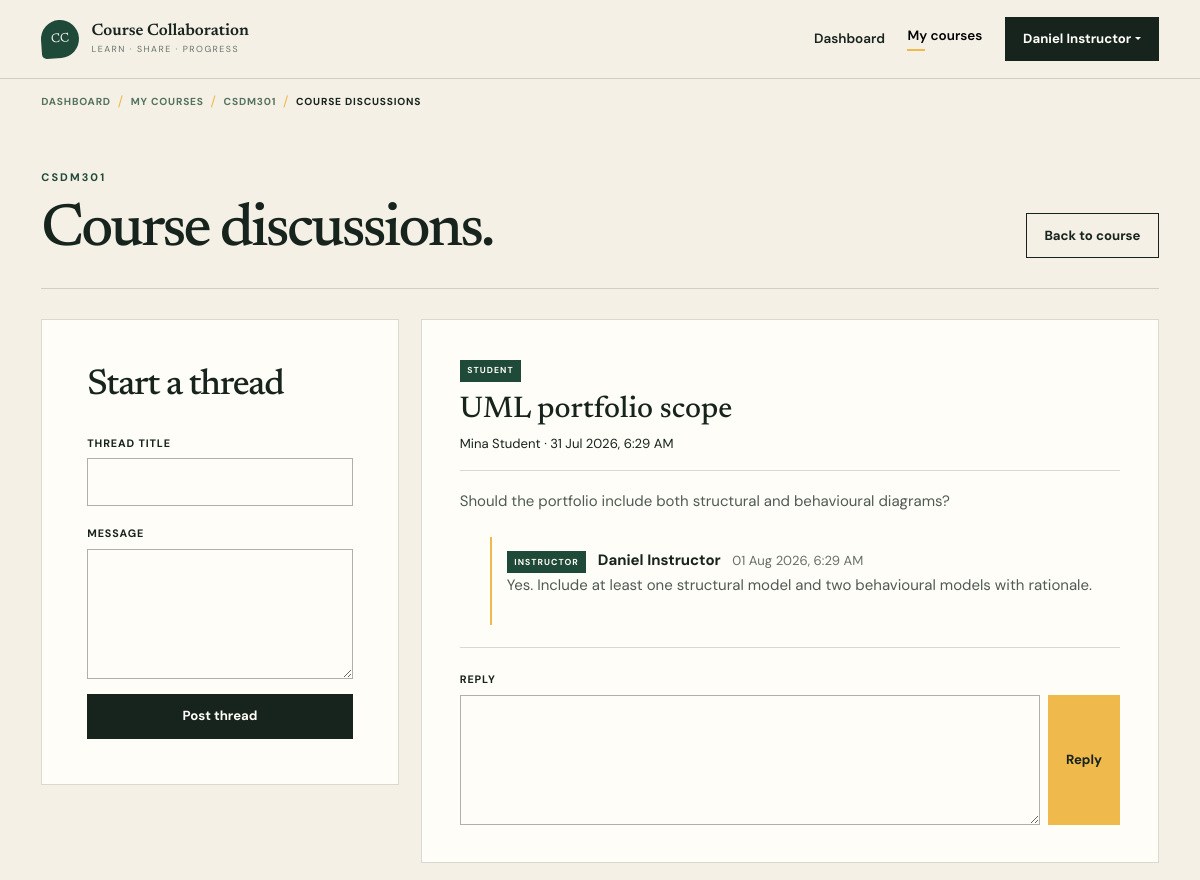
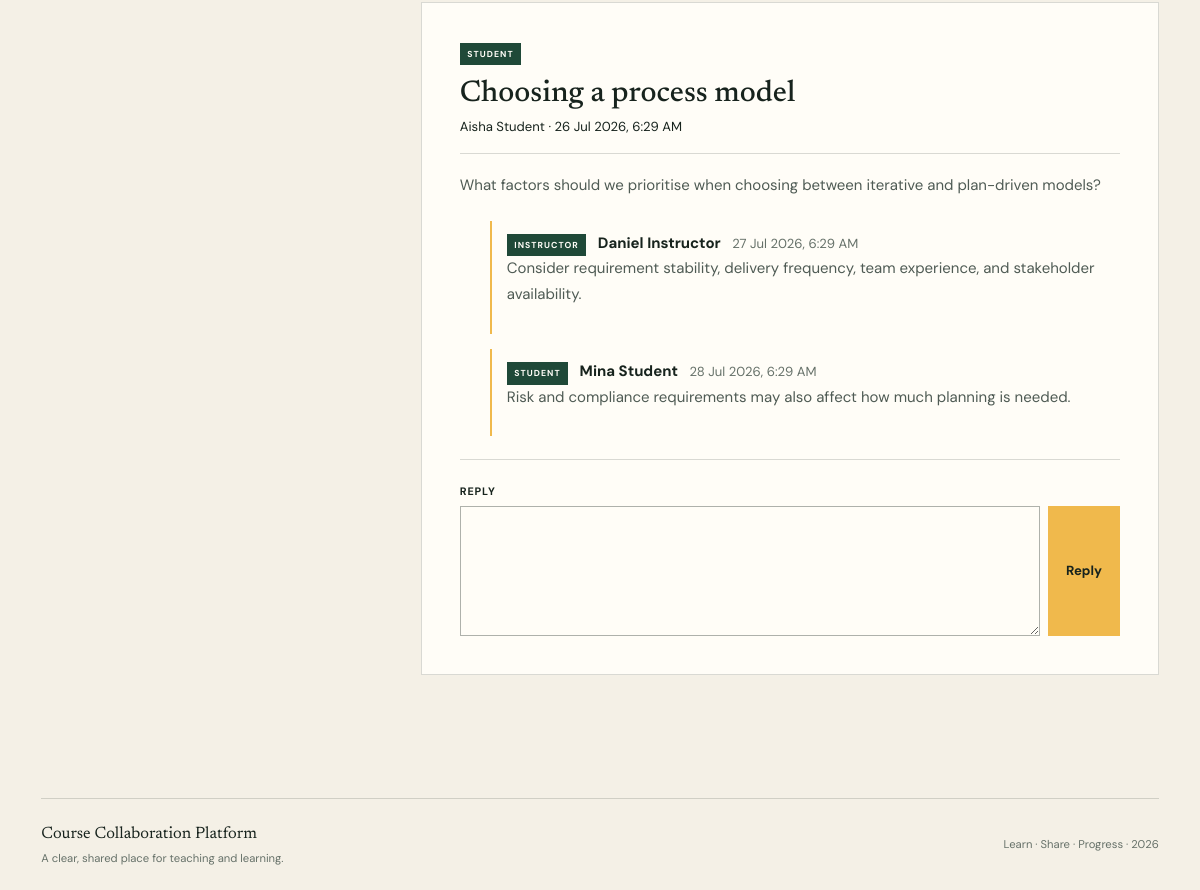
The page /discussions.php?course_id=1 (signed in) on the database as committed earlier (2 pictures, top to bottom).
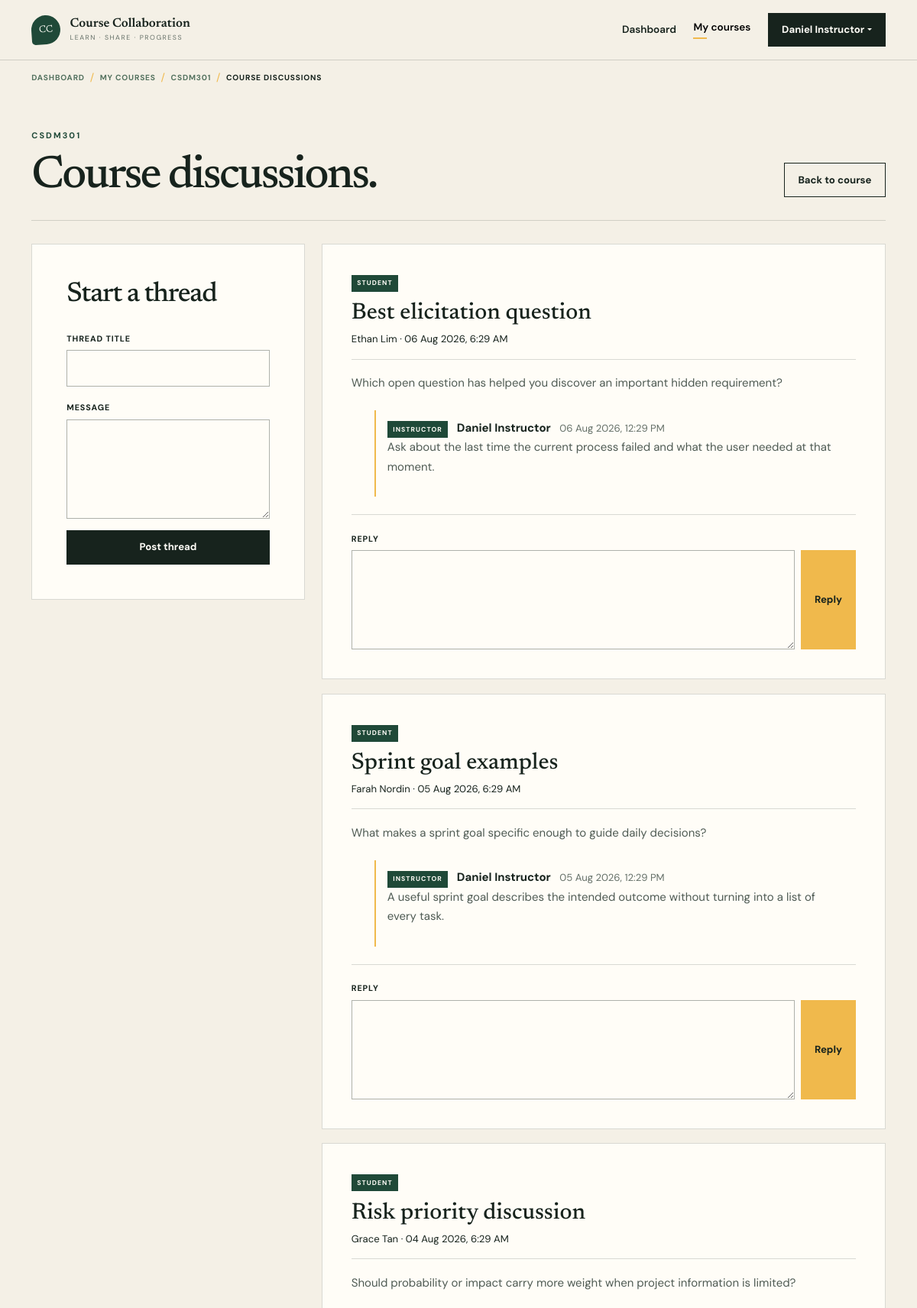
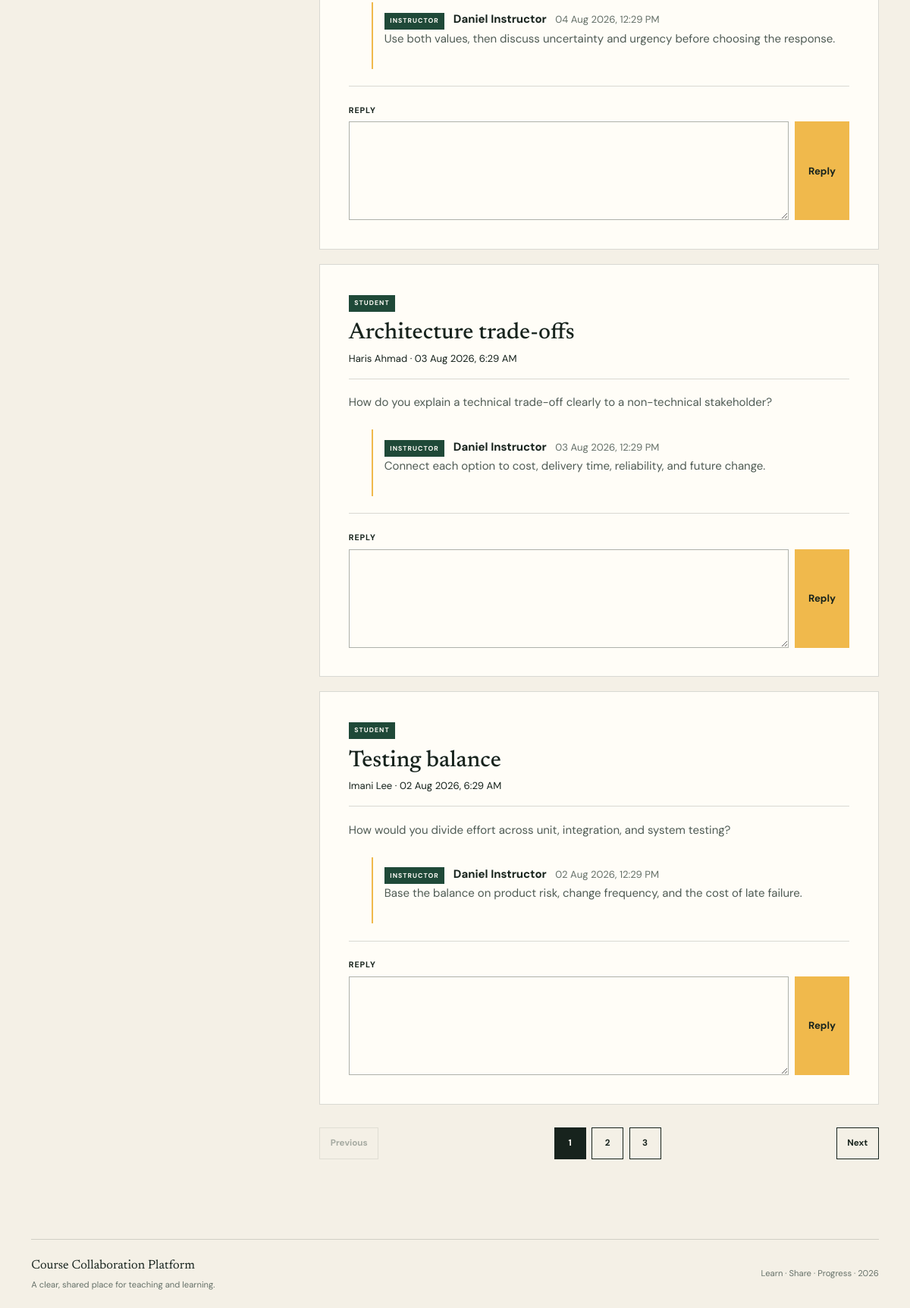
The same page on the database as committed later (2 pictures, top to bottom).
### tables this page shows
CREATE TABLE discussion_threads (
    id BIGINT UNSIGNED AUTO_INCREMENT PRIMARY KEY,
    course_id BIGINT UNSIGNED NOT NULL,
    author_id BIGINT UNSIGNED NOT NULL,
    title VARCHAR(180) NOT NULL,
    content TEXT NOT NULL,
    created_at TIMESTAMP NOT NULL DEFAULT CURRENT_TIMESTAMP,
    updated_at TIMESTAMP NOT NULL DEFAULT CURRENT_TIMESTAMP ON UPDATE CURRENT_TIMESTAMP,
    KEY idx_threads_course_date (course_id, created_at),
    KEY idx_threads_author (author_id),
    CONSTRAINT fk_threads_course
        FOREIGN KEY (course_id) REFERENCES courses(id)
        ON UPDATE CASCADE ON DELETE CASCADE,
    CONSTRAINT fk_threads_author
        FOREIGN KEY (author_id) REFERENCES users(id)
        ON UPDATE CASCADE ON DELETE RESTRICT
);

CREATE TABLE users (
    id BIGINT UNSIGNED AUTO_INCREMENT PRIMARY KEY,
    full_name VARCHAR(120) NOT NULL,
    email VARCHAR(190) NOT NULL,
    password_hash VARCHAR(255) NOT NULL,
    role ENUM('student', 'instructor') NOT NULL DEFAULT 'student',
    is_active TINYINT(1) NOT NULL DEFAULT 1,
    created_at TIMESTAMP NOT NULL DEFAULT CURRENT_TIMESTAMP,
    updated_at TIMESTAMP NOT NULL DEFAULT CURRENT_TIMESTAMP ON UPDATE CURRENT_TIMESTAMP,
    UNIQUE KEY uq_users_email (email),
    KEY idx_users_role (role)
);

CREATE TABLE discussion_replies (
    id BIGINT UNSIGNED AUTO_INCREMENT PRIMARY KEY,
    thread_id BIGINT UNSIGNED NOT NULL,
    author_id BIGINT UNSIGNED NOT NULL,
    content TEXT NOT NULL,
    created_at TIMESTAMP NOT NULL DEFAULT CURRENT_TIMESTAMP,
    updated_at TIMESTAMP NOT NULL DEFAULT CURRENT_TIMESTAMP ON UPDATE CURRENT_TIMESTAMP,
    KEY idx_replies_thread_date (thread_id, created_at),
    KEY idx_replies_author (author_id),
    CONSTRAINT fk_replies_thread
        FOREIGN KEY (thread_id) REFERENCES discussion_threads(id)
        ON UPDATE CASCADE ON DELETE CASCADE,
    CONSTRAINT fk_replies_author
        FOREIGN KEY (author_id) REFERENCES users(id)
        ON UPDATE CASCADE ON DELETE RESTRICT
);

### config/app.php (called while the page is built, shortened)
<?php
function url(string $path = ''): string
{
    return BASE_URL . ($path !== '' ? '/' . ltrim($path, '/') : '');
}
function e(?string $value): string
{
    return htmlspecialchars($value ?? '', ENT_QUOTES | ENT_SUBSTITUTE, 'UTF-8');
}

### includes/auth.php (called while the page is built, shortened)
<?php
require_once __DIR__ . '/../config/app.php';
require_once __DIR__ . '/../config/database.php';
function current_user(): ?array
{
    return isset($_SESSION['user']) && is_array($_SESSION['user']) ? $_SESSION['user'] : null;
}
function positive_id(mixed $value): ?int
{
    $validated = filter_var($value, FILTER_VALIDATE_INT, ['options' => ['min_range' => 1]]);
    return $validated === false ? null : (int) $validated;
}
function dashboard_path(array $user): string
{
    return ($user['role'] ?? '') === 'instructor' ? 'instructor/dashboard.php' : 'student/dashboard.php';
}
function format_datetime(?string $value, string $fallback = 'Not available'): string
{
    $timestamp = strtotime($value);
    return $timestamp === false ? $fallback : date('d M Y, g:i A', $timestamp);
}

### config/database.php (called while the page is built, shortened)
<?php
function database(): PDO
{
    static $connection = null;
    if ($connection instanceof PDO) {
        return $connection;
    }
    $host = getenv('DB_HOST') ?: '127.0.0.1';
    $port = getenv('DB_PORT') ?: '3306';
    $name = getenv('DB_NAME') ?: 'course_collaboration';
    $username = getenv('DB_USER') ?: 'root';
    $password = getenv('DB_PASS') ?: '';
    $dsn = "mysql:host={$host};port={$port};dbname={$name};charset=utf8mb4";
    try {
        $connection = new PDO($dsn, $username, $password, [
            PDO::ATTR_ERRMODE => PDO::ERRMODE_EXCEPTION,
            PDO::ATTR_DEFAULT_FETCH_MODE => PDO::FETCH_ASSOC,
            PDO::ATTR_EMULATE_PREPARES => false,
        ]);
    } catch (PDOException $exception) {
        error_log('Database connection failed: ' . $exception->getMessage());
        throw new RuntimeException('Unable to connect to the database. Check the application configuration.');
    }
    return $connection;
}

### discussions.php (the view, shortened to what the changed rows need)
<?php
require_once __DIR__ . '/includes/auth.php';
$user = require_login();
$courseId = positive_id($_GET['course_id'] ?? $_POST['course_id'] ?? null)
    ?? not_found('Invalid course ID.');
$page = positive_id($_GET['page'] ?? $_POST['page'] ?? null) ?? 1;
$threadsPerPage = 5;
$courseStatement = database()->prepare(
    'SELECT c.*, u.full_name AS instructor_name
     FROM courses c
     JOIN users u ON u.id = c.instructor_id
     WHERE c.id = :course'
);
$courseStatement->execute(['course' => $courseId]);
$course = $courseStatement->fetch() ?: not_found('Course not found.');
$countStatement = database()->prepare(
    'SELECT COUNT(*)
     FROM discussion_threads
     WHERE course_id = :course'
);
$countStatement->execute(['course' => $courseId]);
$totalThreads = (int) $countStatement->fetchColumn();
$totalPages = max(1, (int) ceil($totalThreads / $threadsPerPage));
$page = min($page, $totalPages);
$offset = ($page - 1) * $threadsPerPage;
$threadStatement = database()->prepare(
    'SELECT t.*, u.full_name AS author_name, u.role AS author_role
     FROM discussion_threads t
     JOIN users u ON u.id = t.author_id
     WHERE t.course_id = :course
     ORDER BY t.created_at DESC, t.id DESC
     LIMIT :limit OFFSET :offset'
);
$threadStatement->bindValue(':course', $courseId, PDO::PARAM_INT);
$threadStatement->bindValue(':limit', $threadsPerPage, PDO::PARAM_INT);
$threadStatement->bindValue(':offset', $offset, PDO::PARAM_INT);
$threadStatement->execute();
$threads = $threadStatement->fetchAll();
$replyStatement = database()->prepare(
    'SELECT r.*, u.full_name AS author_name, u.role AS author_role
     FROM discussion_replies r
     JOIN users u ON u.id = r.author_id
     WHERE r.thread_id = :thread
     ORDER BY r.created_at'
);
foreach ($threads as &$thread) {
    $replyStatement->execute(['thread' => $thread['id']]);
    $thread['replies'] = $replyStatement->fetchAll();
}
$coursePath = $user['role'] === 'student' ? 'student' : 'instructor';
$courseBreadcrumb = [
    'label' => $course['course_code'],
    'url' => url($coursePath . '/course.php?id=' . $courseId),
];
$pageTitle = 'Course discussions';
$activePage = $user['role'] === 'student' ? 'my-courses' : 'instructor-courses';
require __DIR__ . '/includes/header.php';
?>
<section class="app-shell">
    <div class="container">
        <div class="page-heading">
            <div>
                <h1>Course discussions.</h1>
            </div>
        </div>
        <div class="row g-4">
            <div class="col-lg-4">
                <div class="content-panel sticky-lg-top app-sticky">
                    <h2 class="form-title">Start a thread</h2>
                </div>
            </div>
            <div class="col-lg-8">
                <?php if ($threads === []): ?>
                    <div class="content-panel empty-state">
                        <h3>No discussions yet</h3>
                        <p>Start the first course conversation.</p>
                    </div>
                <?php else: ?>
                    <?php foreach ($threads as $thread): ?>
                        <article class="discussion-thread" id="thread-<?= $thread['id'] ?>">
                            <header>
                                <span class="role-chip"><?= e($thread['author_role']) ?></span>
                                <h2><?= e($thread['title']) ?></h2>
                                <small>
                                    <?= e($thread['author_name']) ?>
                                    &middot;
                                    <?= e(format_datetime($thread['created_at'])) ?>
                                </small>
                            </header>
                            <p><?= nl2br(e($thread['content'])) ?></p>
                            <div class="reply-list">
                                <?php foreach ($thread['replies'] as $reply): ?>
                                    <div class="reply">
                                        <span class="role-chip"><?= e($reply['author_role']) ?></span>
                                        <strong><?= e($reply['author_name']) ?></strong>
                                        <small><?= e(format_datetime($reply['created_at'])) ?></small>
                                        <p><?= nl2br(e($reply['content'])) ?></p>
                                    </div>
                                <?php endforeach; ?>
                            </div>
                            <form method="post" class="reply-form">
                                <label class="form-label" for="reply-<?= $thread['id'] ?>">Reply</label>
                                <div class="d-flex gap-2">
                                    <textarea
                                        class="form-control"
                                        id="reply-<?= $thread['id'] ?>"
                                        name="content"
                                        rows="2"
                                        required
                                    ></textarea>
                                    <button class="btn btn-sun" type="submit">Reply</button>
                                </div>
                            </form>
                        </article>
                    <?php endforeach; ?>
                    <?php
                    $paginationPage = $page;
                    $paginationTotalPages = $totalPages;
                    $paginationPath = 'discussions.php';
                    $paginationParameters = ['course_id' => $courseId];
                    $paginationLabel = 'Discussion pages';
                    require __DIR__ . '/includes/pagination.php';
                    ?>
                <?php endif; ?>
            </div>
        </div>
    </div>
</section>
<?php require __DIR__ . '/includes/footer.php'; ?>

### includes/header.php (shortened to what the changed rows need)
<?php
require_once __DIR__ . '/auth.php';
$pageTitle = $pageTitle ?? 'Learn together';
$activePage = $activePage ?? 'home';
$authenticatedUser = current_user();
$breadcrumbSections = [
    'browse-courses' => ['label' => 'Browse courses', 'url' => url('student/courses.php')],
    'my-courses' => ['label' => 'My courses', 'url' => url('student/enrolled.php')],
    'instructor-courses' => ['label' => 'My courses', 'url' => url('instructor/courses.php')],
];
$courseBreadcrumb = $courseBreadcrumb ?? null;
$breadcrumbs = [];
if ($activePage !== 'home') {
    $isDashboard = in_array($activePage, ['student-dashboard', 'instructor-dashboard'], true);
    if ($authenticatedUser !== null) {
        $breadcrumbs[] = [
            'label' => 'Dashboard',
            'url' => $isDashboard ? null : url(dashboard_path($authenticatedUser)),
        ];
    } else {
        $breadcrumbs[] = ['label' => 'Home', 'url' => url()];
    }
    if (!$isDashboard) {
        $section = $breadcrumbSections[$activePage] ?? null;
        if ($section !== null && $section['label'] !== $pageTitle) {
            $breadcrumbs[] = $section;
        }
        if (
            is_array($courseBreadcrumb)
            && isset($courseBreadcrumb['label'], $courseBreadcrumb['url'])
            && $courseBreadcrumb['label'] !== $pageTitle
        ) {
            $breadcrumbs[] = $courseBreadcrumb;
        }
        $breadcrumbs[] = ['label' => $pageTitle, 'url' => null];
    }
}
?>
<!doctype html>
<html lang="en">
<head>
    <link href="https://cdn.jsdelivr.net/npm/bootstrap@5.3.3/dist/css/bootstrap.min.css" rel="stylesheet">
    <link rel="stylesheet" href="<?= e(url('assets/css/style.css')) ?>">
</head>
<body>
<?php if ($breadcrumbs !== []): ?>
    <nav class="breadcrumb-bar" aria-label="Breadcrumb">
        <div class="container">
            <ol class="app-breadcrumb">
                <?php foreach ($breadcrumbs as $breadcrumb): ?>
                    <li>
                        <?php if ($breadcrumb['url'] !== null): ?>
                            <a href="<?= e($breadcrumb['url']) ?>"><?= e($breadcrumb['label']) ?></a>
                        <?php else: ?>
                            <span aria-current="page"><?= e($breadcrumb['label']) ?></span>
                        <?php endif; ?>
                    </li>
                <?php endforeach; ?>
            </ol>
        </div>
    </nav>
<?php endif; ?>
<main id="main-content">

### includes/pagination.php
<?php
if (($paginationTotalPages ?? 1) > 1):
    $pageUrl = static function (int $targetPage) use ($paginationPath, $paginationParameters): string {
        $parameters = array_merge($paginationParameters, ['page' => $targetPage]);
        return url($paginationPath . '?' . http_build_query($parameters));
    };
?>
    <nav class="discussion-pagination" aria-label="<?= e($paginationLabel) ?>">
        <?php if ($paginationPage > 1): ?>
            <a href="<?= e($pageUrl($paginationPage - 1)) ?>">Previous</a>
        <?php else: ?>
            <span class="disabled" aria-disabled="true">Previous</span>
        <?php endif; ?>
        <div class="discussion-page-numbers">
            <?php for ($pageNumber = 1; $pageNumber <= $paginationTotalPages; $pageNumber++): ?>
                <?php if ($pageNumber === $paginationPage): ?>
                    <span class="current" aria-current="page"><?= $pageNumber ?></span>
                <?php else: ?>
                    <a href="<?= e($pageUrl($pageNumber)) ?>"><?= $pageNumber ?></a>
                <?php endif; ?>
            <?php endfor; ?>
        </div>
        <?php if ($paginationPage < $paginationTotalPages): ?>
            <a href="<?= e($pageUrl($paginationPage + 1)) ?>">Next</a>
        <?php else: ?>
            <span class="disabled" aria-disabled="true">Next</span>
        <?php endif; ?>
    </nav>
<?php endif; ?>

Rows that differ between the two databases and show on the page:
no longer on this page (row unchanged): discussion_threads: author.role "STUDENT", title "UML portfolio scope", author.full_name "Mina Student", created_at "31 Jul 2026, 6:29 AM", content "Should the portfolio include both structural and behavioural diagrams?"
no longer on this page (row unchanged): discussion_replies: author.role "INSTRUCTOR", author.full_name "Daniel Instructor", created_at "01 Aug 2026, 6:29 AM", content "Yes. Include at least one structural model and two behavioural models with rationale.", shown under "STUDENT"
no longer on this page (row unchanged): discussion_threads: author.role "STUDENT", title "Choosing a process model", author.full_name "Aisha Student", created_at "26 Jul 2026, 6:29 AM", content "What factors should we prioritise when choosing between iterative and plan-driven models?"
no longer on this page (row unchanged): discussion_replies: author.role "INSTRUCTOR", author.full_name "Daniel Instructor", created_at "27 Jul 2026, 6:29 AM", content "Consider requirement stability, delivery frequency, team experience, and stakeholder availability.", shown under "STUDENT"
no longer on this page (row unchanged): discussion_replies: author.role "STUDENT", author.full_name "Mina Student", created_at "28 Jul 2026, 6:29 AM", content "Risk and compliance requirements may also affect how much planning is needed."
added discussion_threads: author.role "STUDENT", title "Best elicitation question", author.full_name "Ethan Lim", created_at "06 Aug 2026, 6:29 AM", content "Which open question has helped you discover an important hidden requirement?"
added discussion_replies: author.role "INSTRUCTOR", author.full_name "Daniel Instructor", created_at "06 Aug 2026, 12:29 PM", content "Ask about the last time the current process failed and what the user needed at that moment.", shown under "STUDENT"
added discussion_threads: author.role "STUDENT", title "Sprint goal examples", author.full_name "Farah Nordin", created_at "05 Aug 2026, 6:29 AM", content "What makes a sprint goal specific enough to guide daily decisions?"
added discussion_replies: author.role "INSTRUCTOR", author.full_name "Daniel Instructor", created_at "05 Aug 2026, 12:29 PM", content "A useful sprint goal describes the intended outcome without turning into a list of every task.", shown under "STUDENT"
added discussion_threads: author.role "STUDENT", title "Risk priority discussion", author.full_name "Grace Tan", created_at "04 Aug 2026, 6:29 AM", content "Should probability or impact carry more weight when project information is limited?"
added discussion_replies: author.role "INSTRUCTOR", author.full_name "Daniel Instructor", created_at "04 Aug 2026, 12:29 PM", content "Use both values, then discuss uncertainty and urgency before choosing the response.", shown under "STUDENT"
added discussion_threads: author.role "STUDENT", title "Architecture trade-offs", author.full_name "Haris Ahmad", created_at "03 Aug 2026, 6:29 AM", content "How do you explain a technical trade-off clearly to a non-technical stakeholder?"
added discussion_replies: author.role "INSTRUCTOR", author.full_name "Daniel Instructor", created_at "03 Aug 2026, 12:29 PM", content "Connect each option to cost, delivery time, reliability, and future change.", shown under "STUDENT"
added discussion_threads: author.role "STUDENT", title "Testing balance", author.full_name "Imani Lee", created_at "02 Aug 2026, 6:29 AM", content "How would you divide effort across unit, integration, and system testing?"
added discussion_replies: author.role "INSTRUCTOR", author.full_name "Daniel Instructor", created_at "02 Aug 2026, 12:29 PM", content "Base the balance on product risk, change frequency, and the cost of late failure.", shown under "STUDENT"
Other text that changed with them:
text now shown: "Previous Next"
new list line: "1"
new list line: "2"
new list line: "3"
